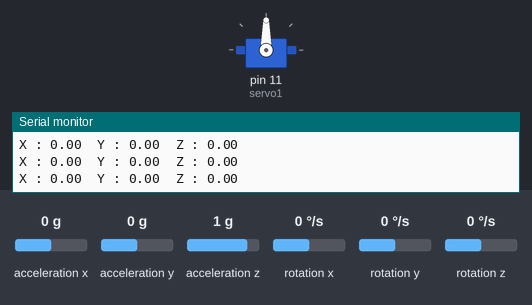
A sketch run on a simulated Arduino Uno, built with avr-gcc and run on an emulated ATmega328P. On the bench: servo, the last lines printed to the serial monitor. The test bench sets the inputs (shaded band); at power-on: acceleration x 0 g, acceleration z 1 g, acceleration y 0 g, rotation x 0 °/s, rotation y 0 °/s, rotation z 0 °/s.

Above: at 3.2 s.
3.3 s: acceleration x set to -1.4 g
At 4.2 s:
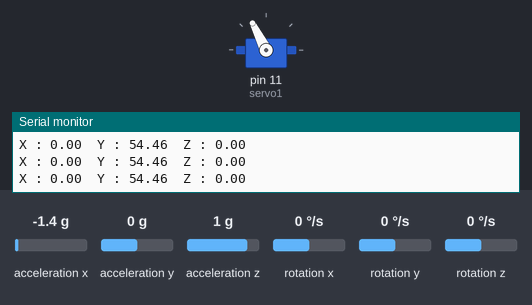
4.8 s: acceleration z set to -0.8 g
At 5.4 s:
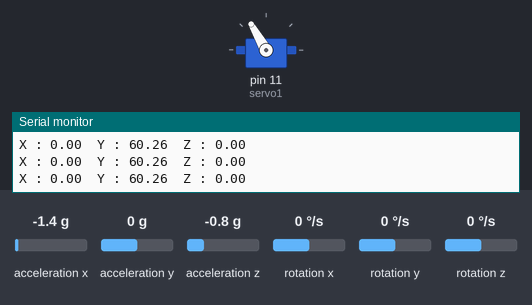
6.3 s: acceleration x set to 0.8 g
At 7.5 s:
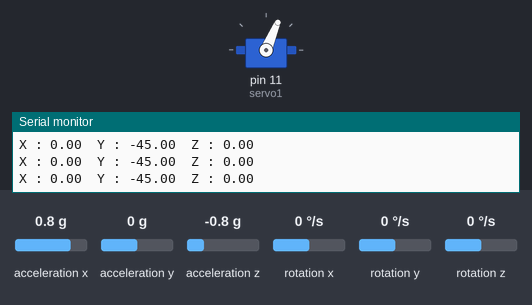
7.8 s: acceleration z set to 0 g
At 8.8 s:
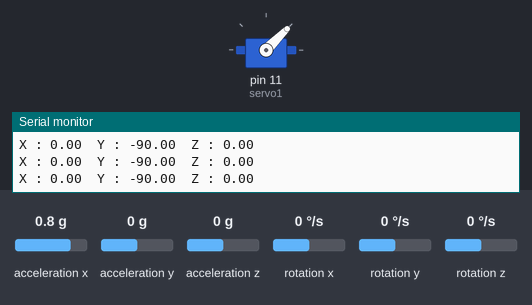
9.3 s: acceleration x set to 0 g
At 10.2 s:
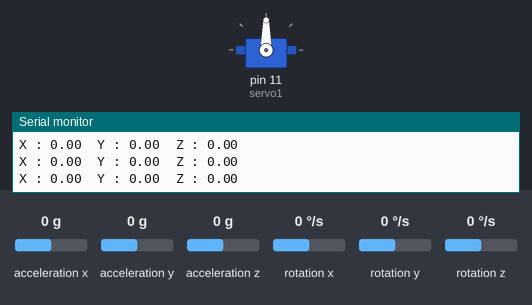
10.8 s: acceleration x set to 1.4 g
At 11.2 s:
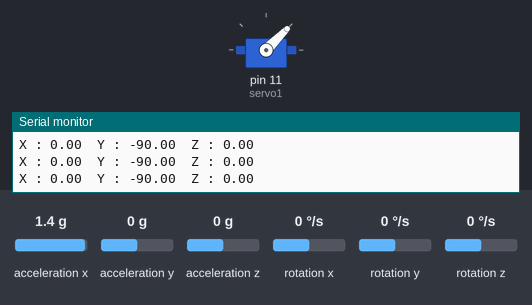
Timing chart, 0 to 13.3 s (numbered marks = the images above; inputs shaded):
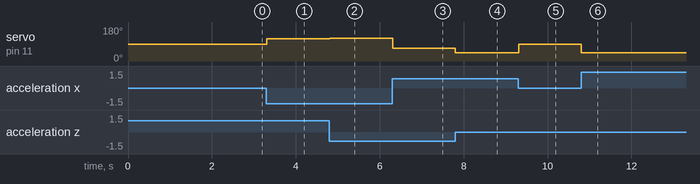

The sketch:

6050.ino
```cpp
// (licence header left out)
#include "Wire.h"
#include <MPU6050_light.h>
#include "Servo.h"

MPU6050 mpu(Wire);
Servo servo1, servo2, servo3;
unsigned long timer = 0;

void setup() {
  Serial.begin(115200);
  Wire.begin();
        servo1.attach(11);

  byte status = mpu.begin();
  Serial.print(F("MPU6050 status: "));
  Serial.println(status);
  while(status!=0){ } // stop everything if could not connect to MPU6050

  Serial.println(F("Calculating offsets, do not move MPU6050"));
  delay(1000);
  // mpu.upsideDownMounting = true; // uncomment this line if the MPU6050 is mounted upside-down
  mpu.calcOffsets(); // gyro and accelero
  Serial.println("Done!\n");
}

void loop() {
  mpu.update();

  if((millis()-timer)>10){ // print data every 10ms
  Serial.print("X : ");
  Serial.print(mpu.getAngleX());
  Serial.print("\tY : ");
  Serial.print(mpu.getAngleY());
  Serial.print("\tZ : ");
  Serial.println(mpu.getAngleZ());

  servo1.write ((( 180 + mpu.getAngleY() )* 180)/360);

;  timer = millis();
  }
}
```

Measured:
- after the input at 3.3 s, servo on pin 11 (servo1): 90° → 117° at once
- after the input at 4.8 s, servo on pin 11 (servo1): 117° → 120° at once
- after the input at 6.3 s, servo on pin 11 (servo1): 120° → 67° at once
- after the input at 7.8 s, servo on pin 11 (servo1): 67° → 45° at once
- after the input at 9.3 s, servo on pin 11 (servo1): 45° → 90° at once
- after the input at 10.8 s, servo on pin 11 (servo1): 90° → 45° at once
